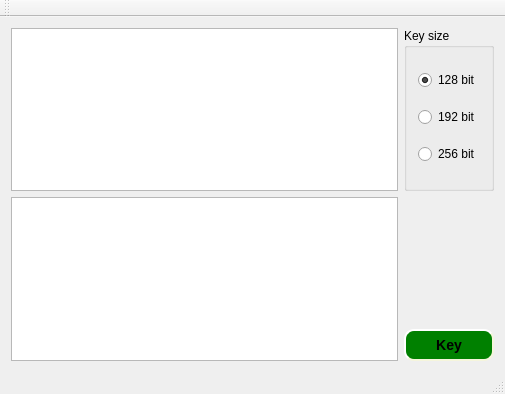
<?xml version="1.0" encoding="UTF-8"?>
<ui version="4.0">
 <class>MainWindow</class>
 <widget class="QMainWindow" name="MainWindow">
  <property name="geometry">
   <rect>
    <x>0</x>
    <y>0</y>
    <width>505</width>
    <height>394</height>
   </rect>
  </property>
  <property name="windowTitle">
   <string>MainWindow</string>
  </property>
  <widget class="QWidget" name="centralWidget">
   <layout class="QGridLayout" name="gridLayout_2">
    <item row="0" column="0">
     <widget class="QTextEdit" name="textEditKey"/>
    </item>
    <item row="0" column="1">
     <widget class="QGroupBox" name="groupBox">
      <property name="title">
       <string>Key size</string>
      </property>
      <layout class="QGridLayout" name="gridLayout">
       <item row="0" column="0">
        <widget class="QRadioButton" name="radioButton128bit">
         <property name="text">
          <string>128 bit</string>
         </property>
         <property name="checked">
          <bool>true</bool>
         </property>
        </widget>
       </item>
       <item row="1" column="0">
        <widget class="QRadioButton" name="radioButton192bit">
         <property name="text">
          <string>192 bit</string>
         </property>
        </widget>
       </item>
       <item row="2" column="0">
        <widget class="QRadioButton" name="radioButton256bit">
         <property name="text">
          <string>256 bit</string>
         </property>
        </widget>
       </item>
      </layout>
     </widget>
    </item>
    <item row="1" column="0" rowspan="2">
     <widget class="QTextEdit" name="textEditExpandKey"/>
    </item>
    <item row="1" column="1">
     <spacer name="verticalSpacer">
      <property name="orientation">
       <enum>Qt::Vertical</enum>
      </property>
      <property name="sizeHint" stdset="0">
       <size>
        <width>20</width>
        <height>112</height>
       </size>
      </property>
     </spacer>
    </item>
    <item row="2" column="1">
     <widget class="QPushButton" name="pushButtonKey">
      <property name="styleSheet">
       <string notr="true">background-color: green;
border-style: outset;
border-width: 2px;
border-radius: 10px;
border-color: beige;
font: bold 14px;
min-width: 4em;
min-height: 0.8em;
padding: 6px;</string>
      </property>
      <property name="text">
       <string>Key</string>
      </property>
     </widget>
    </item>
   </layout>
  </widget>
  <widget class="QMenuBar" name="menuBar">
   <property name="geometry">
    <rect>
     <x>0</x>
     <y>0</y>
     <width>505</width>
     <height>22</height>
    </rect>
   </property>
  </widget>
  <widget class="QToolBar" name="mainToolBar">
   <attribute name="toolBarArea">
    <enum>TopToolBarArea</enum>
   </attribute>
   <attribute name="toolBarBreak">
    <bool>false</bool>
   </attribute>
  </widget>
  <widget class="QStatusBar" name="statusBar"/>
 </widget>
 <layoutdefault spacing="6" margin="11"/>
 <resources/>
 <connections/>
</ui>
